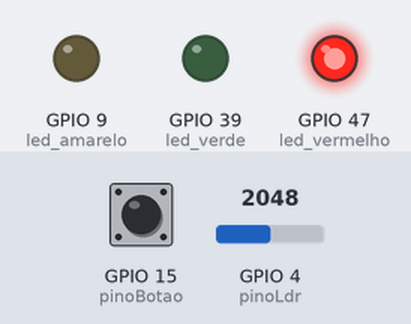
A sketch run on a simulated ESP32-S3. Shown: output pins drawn as LEDs (lit = HIGH). Inputs (shaded band) come from the test bench; at power-on: GPIO 4 (pinoLdr) = 2048, GPIO 15 (pinoBotao) HIGH. WiFi joins after 1.5 s; servers stay silent unless stated; what the sketch prints to the serial monitor is not drawn.

Above: at 2.9 s.
3.0 s: GPIO 4 (pinoLdr) set to 661
At 7.3 s:
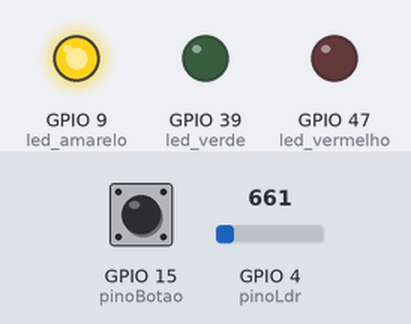
17.0 s: GPIO 4 (pinoLdr) set to 573
At 20.1 s:
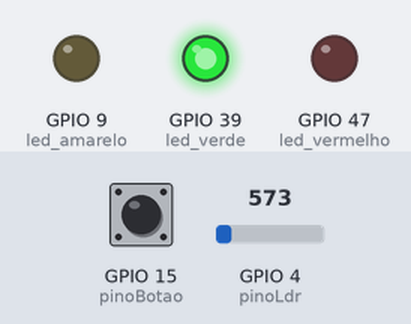
At 22.1 s:
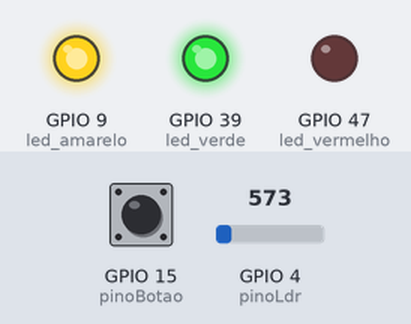
Timing chart, 0 to 33.0 s (numbered marks = the images above; inputs shaded):
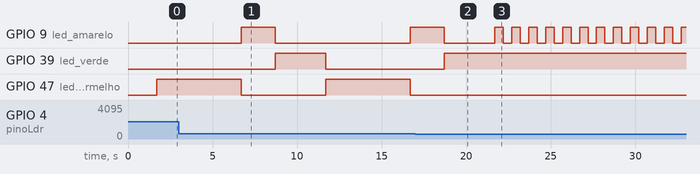

The sketch:

sketch.ino
```cpp
#include <WiFi.h>
#include <HTTPClient.h>

// Definição dos pinos utilizados para controle dos LEDs
#define led_azul 9 // Pino do LED azul
int led_verde = 39; // Pino do LED verde
int led_vermelho = 47; // Pino do LED vermelho
int led_amarelo = 9; // Pino do LED amarelo

// Definição dos pinos para o botão e o sensor LDR
const int pinoBotao = 15;  // Pino do botão
const int pinoLdr = 4;  // Pino do sensor LDR

// Variáveis para o estado do botão e o limiar de luminosidade
int estadoBotao = 0;  // Estado atual do botão
int threshold = 600; // Limiar para baixa luminosidade

// Credenciais da rede WiFi
const char* ssid = "Wokwi-GUEST"; // Nome da rede WiFi
const char* senha = ""; // Senha da rede WiFi

// Variáveis de controle de tempo
long tempoAnterior = 0;
long tempo = 1000;

// Cliente WiFi
WiFiClient espClient;

// Variáveis para o LDR
unsigned long ultimaLeituraLdr = 0;
const unsigned long intervaloLdr = 1000; // Intervalo de leitura do LDR (1 segundo)
int ldrStatus = 0; // Valor atual lido pelo LDR


int contadorPressionamentos = 0;
unsigned long ultimoPressionamento = 0;
const unsigned long debounceDelay = 50;

// Classe Semáforo para controle dos LEDs
class Semaforo {
private:
  int *led_vermelho, *led_amarelo, *led_verde; // Ponteiros para os pinos dos LEDs
public:
  // Construtor que inicializa os ponteiros com os pinos dos LEDs
  Semaforo(int *vermelho, int *amarelo, int *verde)
    : led_vermelho(vermelho), led_amarelo(amarelo), led_verde(verde) {}

  // Método para configurar os pinos dos LEDs como saída
  void iniciar() {
    pinMode(*led_vermelho, OUTPUT);
    pinMode(*led_amarelo, OUTPUT);
    pinMode(*led_verde, OUTPUT);
  }

  // Ativa a fase do semáforo com luz vermelha
  void faseVermelho(int tempo) {
    liga(*led_vermelho);
    desliga(*led_amarelo);
    desliga(*led_verde);
    delay(tempo);
  }

  // Ativa a fase do semáforo com luz amarela
  void faseAmarelo(int tempo) {
    desliga(*led_vermelho);
    liga(*led_amarelo);
    desliga(*led_verde);
    delay(tempo);
  }

  // Ativa a fase do semáforo com luz verde
  void faseVerde(int tempo) {
    desliga(*led_vermelho);
    desliga(*led_amarelo);
    liga(*led_verde);
    delay(tempo);
  }

private:
  // Liga o LED especificado
  void liga(int pino) {
    digitalWrite(pino, HIGH);
  }

  // Desliga o LED especificado
  void desliga(int pino) {
    digitalWrite(pino, LOW);
  }
};

// Instanciação da classe Semaforo
Semaforo semaforo(&led_vermelho, &led_amarelo, &led_verde);

void setup() {

  if (estadoBotao == HIGH && digitalRead(led_vermelho) == HIGH) {
    delay(1000); // Espera de 1 segundo
    semaforo.faseVerde(3000); // Abre o semáforo
  }
  // LEDs desligados
  digitalWrite(led_vermelho, LOW);
  digitalWrite(led_amarelo, LOW);
  digitalWrite(led_verde, LOW);

  // Configura o sensor LDR como entrada
  pinMode(pinoLdr, INPUT);

  // Configura o botão como entrada com resistor pull-up
  pinMode(pinoBotao, INPUT_PULLUP);

  // Inicializa a comunicação serial para debug
  Serial.begin(9600);

  // Conecta à rede WiFi
  WiFi.begin(ssid, senha);

  // Aguarda a conexão com a rede WiFi
  while (WiFi.status() != WL_CONNECTED) {
    delay(500);
    Serial.print(".");
  }
  Serial.println("Conectado ao WiFi com sucesso!");

  // Verifica o estado do botão
  estadoBotao = digitalRead(pinoBotao);

  // Se conectado ao WiFi, realiza uma requisição HTTP
  if(WiFi.status() == WL_CONNECTED){
    HTTPClient http;

    String serverPath = "http://www.google.com.br"; // URL do servidor

    http.begin(serverPath.c_str());

    int httpResponseCode = http.GET(); // Executa a requisição HTTP GET

    if (httpResponseCode > 0) {
      // Exibe o código de resposta HTTP
      Serial.print("Código de resposta HTTP: ");
      Serial.println(httpResponseCode);
      String payload = http.getString();
      Serial.println(payload);
    } else {
      // Exibe o código de erro
      Serial.print("Erro: ");
      Serial.println(httpResponseCode);
    }
    http.end();
  } else {
    Serial.println("WiFi desconectado");
  }

  // Inicializa o semáforo
  semaforo.iniciar();
}

void loop() {
  unsigned long currentMillis = millis();

  // Leitura periódica do LDR
  if (currentMillis - ultimaLeituraLdr >= intervaloLdr) {
    ultimaLeituraLdr = currentMillis;
    ldrStatus = analogRead(pinoLdr); // Lê o valor do LDR
    Serial.print("Valor do LDR: ");
    Serial.println(ldrStatus);

    // Controle dos LEDs com base na luminosidade detectada
    if (ldrStatus <= threshold) {
    digitalWrite(led_amarelo, HIGH);
    delay(500);
    digitalWrite(led_amarelo, LOW);
    delay(500);
    } else {
      if (estadoBotao == HIGH && digitalRead(led_vermelho) == HIGH) {
      delay(1000); // Espera de 1 segundo
      semaforo.faseVerde(3000); // Abre o semáforo
    }

      Serial.println("Está claro, desligando a luz");
      semaforo.faseVermelho(5000); // 5 segundos no vermelho
      semaforo.faseAmarelo(2000); // 2 segundos no amarelo
      semaforo.faseVerde(3000);   // 3 segundos no verde
    }
  }
}
```

Measured:
- the behaviour switches between 601 and 600 on GPIO 4 (pinoLdr) (found by bisection; images 1 and 2)
- after the input at 17.0 s, GPIO 39 (led_verde): goes on until 18.7 s, then stays HIGH; GPIO 47 (led_vermelho): stays LOW (without the input it goes to HIGH after 4.7 s)
- by itself, GPIO 9 (led_amarelo): repeats every 1.0 s: HIGH 0.50 s, LOW 0.50 s
